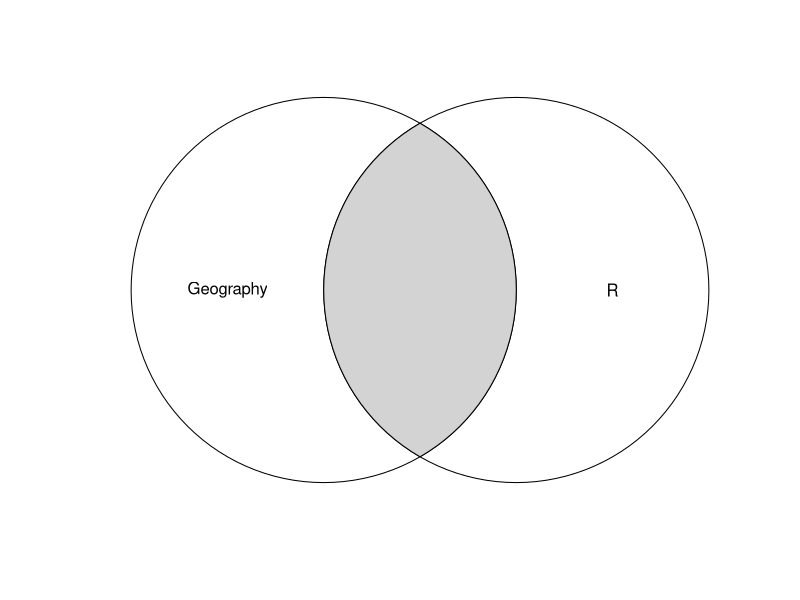

The R script that drew this image:
library(sf) # load sf library
p = st_sfc(st_point(c(0, 1)), st_point(c(1, 1))) # create 2 points
b = st_buffer(p, dist = 1) # convert points to circles
i = st_intersection(b[1], b[2]) # find intersection between circles
plot(b) # plot circles
text(x = c(-0.5, 1.5), y = 1, labels = c("Geography", "R")) # add text
plot(i, col = "lightgrey", add = TRUE) # color intersecting area
